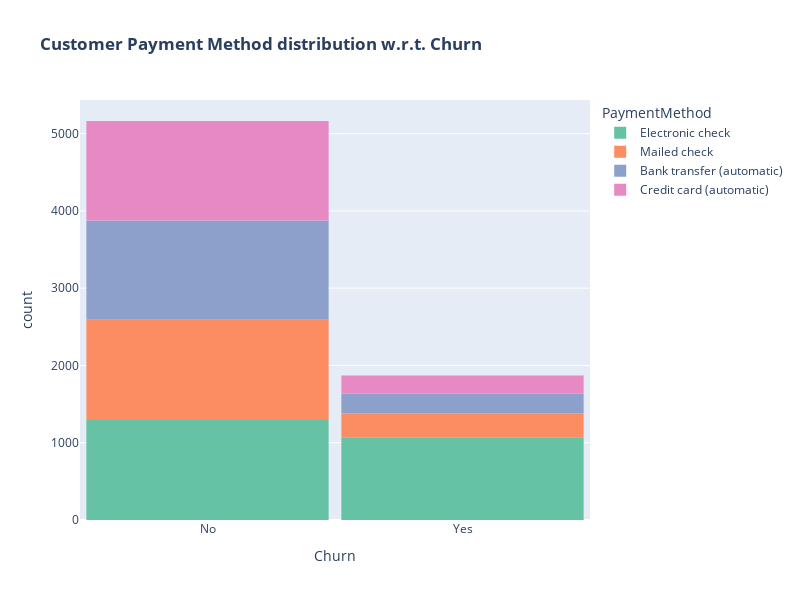

This figure's notebook cell:
### Code cell
# Creating a histogram to visualize the distribution of customer churn based on payment method
fig = px.histogram(df, x="Churn", color="PaymentMethod", title="<b>Customer Payment Method distribution w.r.t. Churn</b>",
                   color_discrete_sequence=px.colors.qualitative.Set2) 

# Updating the layout
fig.update_layout(width=800, height=600, bargap=0.05) # Adjusted figure size and reduced gap between bars for a tighter layout
fig.show()

### Figure 1 — Plotly figure (JSON) as saved in the notebook; plotly's stock layout.template omitted (floating-point values rounded to 4 significant figures; data arrays with more than 128 entries replaced by an {"elided": "..."} marker saying what was removed)
{"data": [{"alignmentgroup": "True", "bingroup": "x", "hovertemplate": "PaymentMethod=Electronic check<br>Churn=%{x}<br>count=%{y}<extra></extra>", "legendgroup": "Electronic check", "marker": {"color": "rgb(102,194,165)", "pattern": {"shape": ""}}, "name": "Electronic check", "offsetgroup": "Electronic check", "orientation": "v", "showlegend": true, "type": "histogram", "x": {"elided": "2365 str values"}, "xaxis": "x", "yaxis": "y"}, {"alignmentgroup": "True", "bingroup": "x", "hovertemplate": "PaymentMethod=Mailed check<br>Churn=%{x}<br>count=%{y}<extra></extra>", "legendgroup": "Mailed check", "marker": {"color": "rgb(252,141,98)", "pattern": {"shape": ""}}, "name": "Mailed check", "offsetgroup": "Mailed check", "orientation": "v", "showlegend": true, "type": "histogram", "x": {"elided": "1604 str values"}, "xaxis": "x", "yaxis": "y"}, {"alignmentgroup": "True", "bingroup": "x", "hovertemplate": "PaymentMethod=Bank transfer (automatic)<br>Churn=%{x}<br>count=%{y}<extra></extra>", "legendgroup": "Bank transfer (automatic)", "marker": {"color": "rgb(141,160,203)", "pattern": {"shape": ""}}, "name": "Bank transfer (automatic)", "offsetgroup": "Bank transfer (automatic)", "orientation": "v", "showlegend": true, "type": "histogram", "x": {"elided": "1542 str values"}, "xaxis": "x", "yaxis": "y"}, {"alignmentgroup": "True", "bingroup": "x", "hovertemplate": "PaymentMethod=Credit card (automatic)<br>Churn=%{x}<br>count=%{y}<extra></extra>", "legendgroup": "Credit card (automatic)", "marker": {"color": "rgb(231,138,195)", "pattern": {"shape": ""}}, "name": "Credit card (automatic)", "offsetgroup": "Credit card (automatic)", "orientation": "v", "showlegend": true, "type": "histogram", "x": {"elided": "1521 str values"}, "xaxis": "x", "yaxis": "y"}], "layout": {"bargap": 0.05, "barmode": "relative", "height": 600, "legend": {"title": {"text": "PaymentMethod"}, "tracegroupgap": 0}, "title": {"text": "<b>Customer Payment Method distribution w.r.t. Churn</b>"}, "width": 800, "xaxis": {"anchor": "y", "autorange": true, "domain": [0, 1], "range": [-0.5, 1.5], "title": {"text": "Churn"}, "type": "category"}, "yaxis": {"anchor": "x", "autorange": true, "domain": [0, 1], "range": [0, 5435.0], "title": {"text": "count"}}}}
